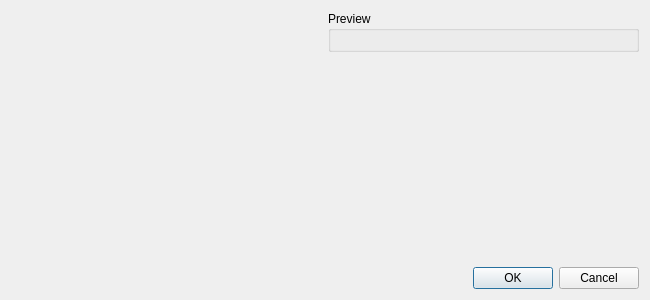
<ui version="4.0" >
 <class>FractalTypeDialog</class>
 <widget class="QDialog" name="FractalTypeDialog" >
  <property name="geometry" >
   <rect>
    <x>0</x>
    <y>0</y>
    <width>650</width>
    <height>300</height>
   </rect>
  </property>
  <property name="windowTitle" >
   <string>Change Fractal Type</string>
  </property>
  <layout class="QVBoxLayout" >
   <item>
    <layout class="QHBoxLayout" >
     <item>
      <widget class="FractalTypeWidget" native="1" name="fractalTypeWidget" />
     </item>
     <item>
      <layout class="QVBoxLayout" >
       <item>
        <widget class="QGroupBox" name="groupPreview" >
         <property name="title" >
          <string>Preview</string>
         </property>
         <layout class="QVBoxLayout" >
          <item>
           <widget class="ViewContainer" native="1" name="viewContainer" >
            <property name="sizePolicy" >
             <sizepolicy vsizetype="Minimum" hsizetype="Minimum" >
              <horstretch>0</horstretch>
              <verstretch>0</verstretch>
             </sizepolicy>
            </property>
           </widget>
          </item>
         </layout>
        </widget>
       </item>
       <item>
        <spacer>
         <property name="orientation" >
          <enum>Qt::Vertical</enum>
         </property>
         <property name="sizeHint" >
          <size>
           <width>20</width>
           <height>40</height>
          </size>
         </property>
        </spacer>
       </item>
      </layout>
     </item>
    </layout>
   </item>
   <item>
    <widget class="QDialogButtonBox" name="buttonBox" >
     <property name="orientation" >
      <enum>Qt::Horizontal</enum>
     </property>
     <property name="standardButtons" >
      <set>QDialogButtonBox::Cancel|QDialogButtonBox::NoButton|QDialogButtonBox::Ok</set>
     </property>
    </widget>
   </item>
  </layout>
 </widget>
 <customwidgets>
  <customwidget>
   <class>ViewContainer</class>
   <extends>QWidget</extends>
   <header>viewcontainer.h</header>
   <container>1</container>
  </customwidget>
  <customwidget>
   <class>FractalTypeWidget</class>
   <extends>QWidget</extends>
   <header>fractaltypewidget.h</header>
   <container>1</container>
  </customwidget>
 </customwidgets>
 <resources/>
 <connections>
  <connection>
   <sender>buttonBox</sender>
   <signal>accepted()</signal>
   <receiver>FractalTypeDialog</receiver>
   <slot>accept()</slot>
   <hints>
    <hint type="sourcelabel" >
     <x>257</x>
     <y>290</y>
    </hint>
    <hint type="destinationlabel" >
     <x>157</x>
     <y>274</y>
    </hint>
   </hints>
  </connection>
  <connection>
   <sender>buttonBox</sender>
   <signal>rejected()</signal>
   <receiver>FractalTypeDialog</receiver>
   <slot>reject()</slot>
   <hints>
    <hint type="sourcelabel" >
     <x>325</x>
     <y>290</y>
    </hint>
    <hint type="destinationlabel" >
     <x>286</x>
     <y>274</y>
    </hint>
   </hints>
  </connection>
 </connections>
</ui>
